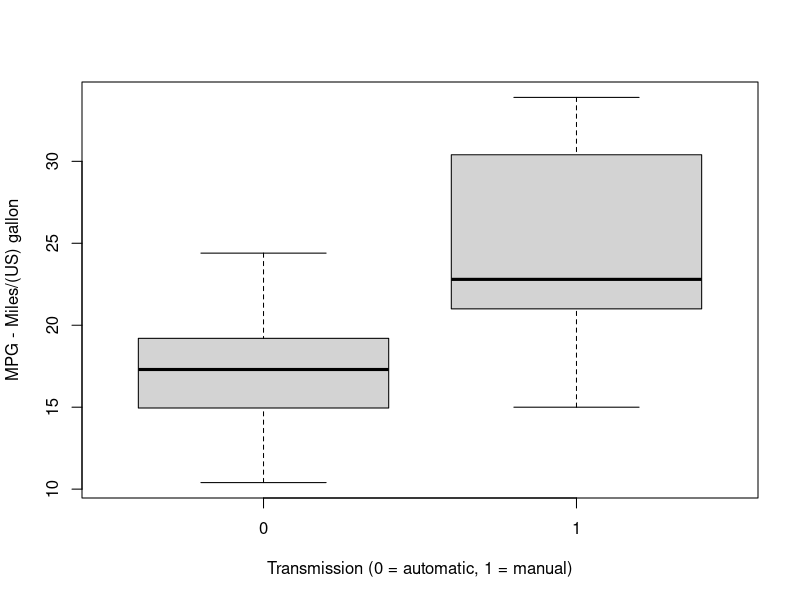
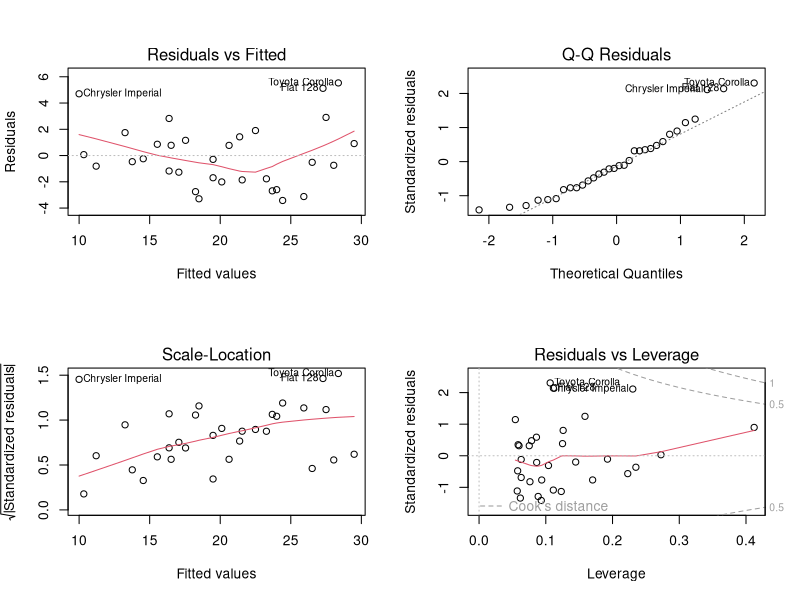

The R source for these figures, in order:
## ---- chunk 1
knitr::opts_chunk$set(echo = TRUE)
## ---- chunk 2

head(mtcars)
## ---- chunk 3
str(mtcars)
## ---- chunk 4
mtcars$am <- factor(mtcars$am) 
boxplot(mpg ~ am, data = mtcars,  
        xlab="Transmission (0 = automatic, 1 = manual)",  
        ylab="MPG - Miles/(US) gallon")
## ---- chunk 5


fit <- lm(mpg ~ am  , mtcars) 
summary(fit)$coeff
## ---- chunk 6
summary(fit)$adj.r.squared
## ---- chunk 7
all_fit <- lm(mpg ~ ., data = mtcars) 
all_fit$coefficients 

summary(all_fit)$adj.r.squared
## ---- chunk 8
wt_fit <- lm(mpg ~ wt, data = mtcars) 
wt_fit$coefficients

summary(wt_fit)$adj.r.squared
## ---- chunk 9
hp_fit <- lm(mpg ~ hp, data = mtcars) 
hp_fit$coefficients

summary(hp_fit)$adj.r.squared
## ---- chunk 10
best_fit <- lm(mpg ~ am + wt + hp, data = mtcars) 
best_fit$coefficients 

summary(best_fit)$adj.r.squared
## ---- chunk 11
par(mfrow = c(2,2)) 
plot(best_fit)
